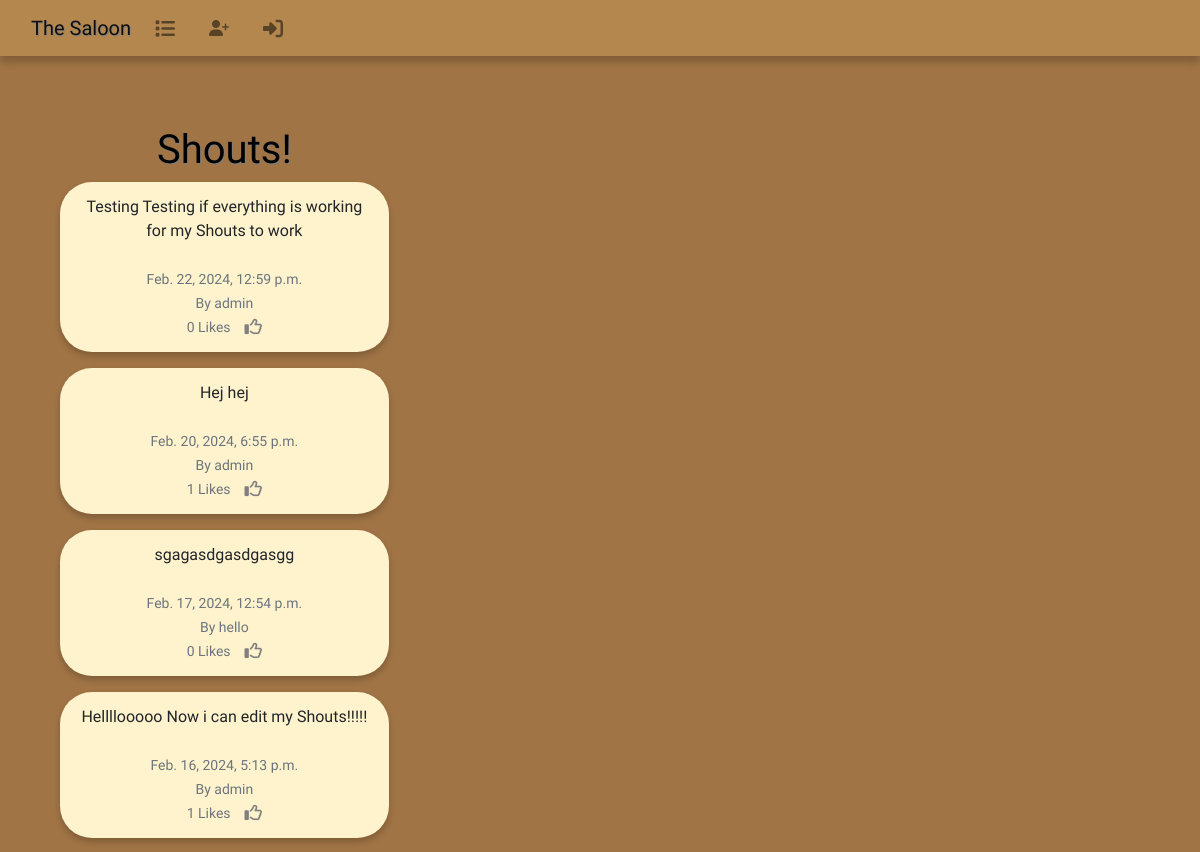
Before: / (upper part) with the older database file.
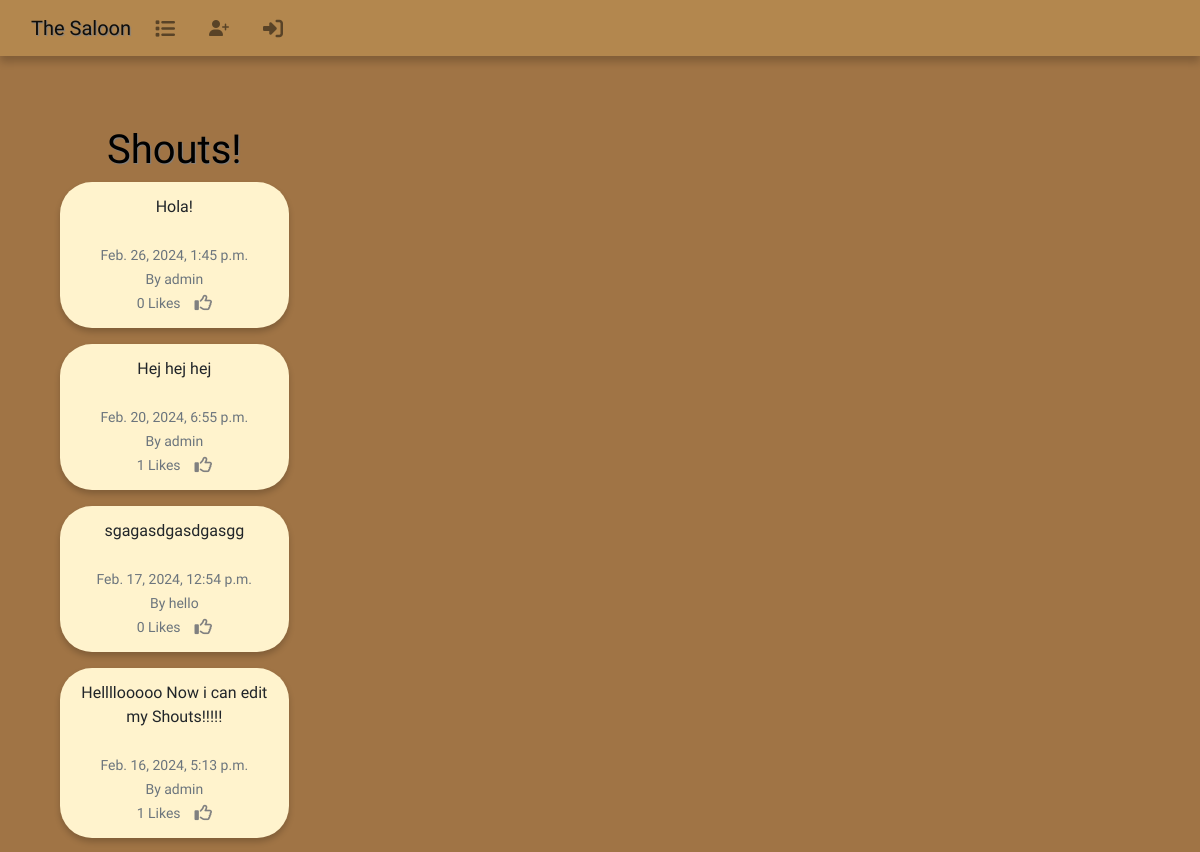
After: the same page with the newer database file.
### the_saloon/models.py (models this page shows, shortened)
class Shout(models.Model):
    user = models.ForeignKey(
        User, related_name="shouts",
        on_delete=models.DO_NOTHING
        )
    body = models.CharField(max_length=200)
    created_at = models.DateTimeField(auto_now_add=True)
    likes = models.ManyToManyField(User, related_name="shout_like", blank=True)
    def number_of_likes(self):
		    return self.likes.count()

### the_saloon/views.py (the view)
# urls.py: path('', views.home, name="home"),
def home(request):
    if request.user.is_authenticated:
        form = ShoutForm(request.POST or None)
        if request.method == "POST":
            if form.is_valid():
                shout = form.save(commit=False)
                shout.user = request.user
                shout.save()
                messages.success(request, ("You posted a Shout!"))
                return redirect('home')
        shouts = Shout.objects.all().order_by("-created_at")
        return render(request, 'home.html', {"shouts": shouts, "form": form})
    else:
        shouts = Shout.objects.all().order_by("-created_at")
        return render(request, 'home.html', {"shouts": shouts})

### the_saloon/templates/home.html (shortened to what this page needs)
{% extends 'base.html' %}
{% block content %}
<div class="container">
    <div class="container text-center">
    <div class="row">
        <div class="col-md-8">
            <h1 class="home">Shouts!</h1>
            {% for shout in shouts %}
            <div class="alert" role="alert">
                {{ shout.body }}<br/><br/>
                <small class="text-muted">
                    {{ shout.created_at }}
                    <br/>
                    By {{ shout.user.username }}
                    <br/>
                    {{ shout.number_of_likes }} Likes
                    &nbsp;&nbsp;
                    {% if user in shout.likes.all %}
                    <a href="{% url 'shout_like' shout.id %}">
                    <i class="fa-lg fa-regular fa-thumbs-down" style="color:grey"></i></a>
                    {% else %}
                    <a href="{% url 'shout_like' shout.id %}">
                    </a>
                    {% endif %}
                </small>
            </div>
            {% endfor %}
        </div>
        <div class="home col-md-4">
        </div>
    </div>
    </div>
</div>
{% endblock %}

Changed rows visible on the page:
removed Shout: body "Testing Testing if everything is working for my Shouts to work", created_at "Feb. 22, 2024, 12:59 p.m.", user.username "admin", number_of_likes "0"
added Shout: body "Hola!", created_at "Feb. 26, 2024, 1:45 p.m.", user.username "admin", number_of_likes "0"
changed Shout: body "Hej hej" → "Hej hej hej"
